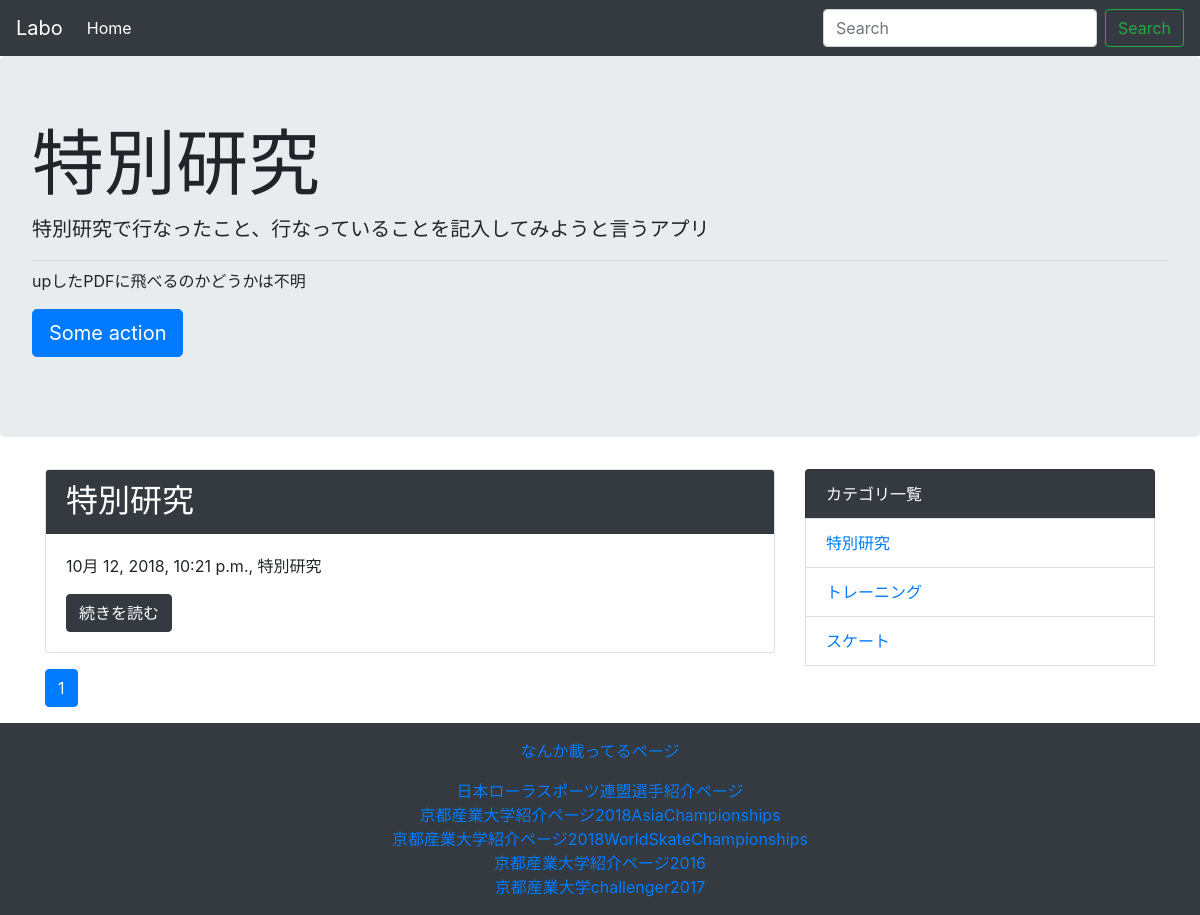
Page /category/1/ on the committed database.
### labo/models.py (models this page shows, shortened)
class Post(models.Model):
    title = models.CharField('タイトル',max_length=255)
    text = models.TextField('本文')
    created_at = models.DateTimeField('作成日', default=timezone.now)
    category = models.ForeignKey(Category, verbose_name='カテゴリ', on_delete=models.PROTECT)

class Category(models.Model):
    name = models.CharField('カテゴリ名', max_length=255)
    def __str__(self):
        return self.name

### labo/views.py (the view)
# urls.py: path('category/<int:pk>/', views.CategoryView.as_view(), name='category'),
class CategoryView(generic.ListView):
    model = Post
    paginate_by = 10
    def get_queryset(self):
        category = get_object_or_404(Category, pk=self.kwargs['pk'])
        queryset = Post.objects.order_by('-created_at').filter(category=category)
        return queryset

### labo/context_processors.py (called while the page is built)
def common(request):
    context = {
        'category_list': Category.objects.all(),
    }
    return context

### labo/templatetags/mytag.py (called while the page is built)
@register.simple_tag
def url_replace(request, field, value):
    url_dict = request.GET.copy()
    url_dict[field] = str(value)
    return url_dict.urlencode()

### labo/templates/labo/post_list.html
{% extends 'labo/base.html' %}
{% block content %}
    {% for post in post_list %}
        <div class="card mb-3">
            <h2 class="card-header bg-dark text-white">{{ post.title }}</h2>
            <div class="card-body">
                <p>{{ post.created_at }}, {{ post.category }}</p>
                <a href="#" class="btn btn-dark">続きを読む</a>
            </div>
        </div>
    {% endfor %}
    {% include 'labo/page.html' %}
{% endblock %}

### labo/templates/labo/base.html (shortened to what this page needs)
<!DOCTYPE html>
<html lang="ja">
  <head>
    <link rel="stylesheet" href="https://stackpath.bootstrapcdn.com/bootstrap/4.1.3/css/bootstrap.min.css">
  </head>
  <body>
    <nav class="navbar navbar-expand-lg navbar-dark bg-dark">
        <a class="navbar-brand" href="#">Labo</a>
        <div class="collapse navbar-collapse" id="navbarSupportedContent">
            <ul class="navbar-nav mr-auto">
                <li class="nav-item active">
                    <a class="nav-link" href="{% url 'labo:index' %}">Home</a>
                </li>
            </ul>
            <form class="form-inline my-2 my-lg-0" method="GET" action=""{% url 'labo:index' %}>
                <input class="form-control mr-sm-2" type="text" placeholder="Search" aria-label="Search" name="keyword">
                <button class="btn btn-outline-success my-2 my-sm-0" type="submit">Search</button>
        </div>
    </nav>
    <div class="jumbotron">
        <h1 class="display-3">特別研究</h1>
        <p class="lead">特別研究で行なったこと、行なっていることを記入してみようと言うアプリ
        </p>
        <hr class="my-2">
        <p>upしたPDFに飛べるのかどうかは不明</p>
        <p class="lead">
            <a class="btn btn-primary btn-lg" href="#!" role="button">Some action</a>
        </p>
    </div>
    <div class="container">
        <div class="row">
            <div class="col-md-8">
                {% block content %}
                {% endblock %}
            </div>
            <div class="col-md-4">
                <ul class="list-group">
                    <li class="list-group-item bg-dark text-white">カテゴリ一覧</li>
                    {% for category in category_list %}
                        <li class="list-group-item"><a href="{% url 'labo:category' category.pk %}">{{ category }}</li>
                    {% endfor %}
                </ul>
            </div>
        </div>
    </div>
    <footer class="bg-dark text-white text-center py-3">
        <p>なんか載ってるページ</p>
        <a href="http://jrsf.or.jp/speed/speed_athlete/koretsu_nobuyasu/">日本ローラスポーツ連盟選手紹介ページ</a><br>
        <a href="https://www.kyoto-su.ac.jp/news/20181006_420_rorakoretu5.html">京都産業大学紹介ページ2018AsiaChampionships</a><br>
        <a href="https://www.kyoto-su.ac.jp/news/20180620_420_rorakoretu.html">京都産業大学紹介ページ2018WorldSkateChampionships</a><br>
        <a href="https://www.kyoto-su.ac.jp/news/20161008_420_rorasuketo.html">京都産業大学紹介ページ2016</a><br>
        <a href="https://www.kyoto-su.ac.jp/campuslife/challenging/48.html">京都産業大学challenger2017</a><br>
    </footer>
  </body>
</html>

### rows in the picture
Post: title "特別研究", created_at "10月 12, 2018, 10:21 p.m.", category "特別研究"
Category: name "特別研究"
Category: name "トレーニング"
Category: name "スケート"

### other values in the picture
{{ link_page }} "1"
